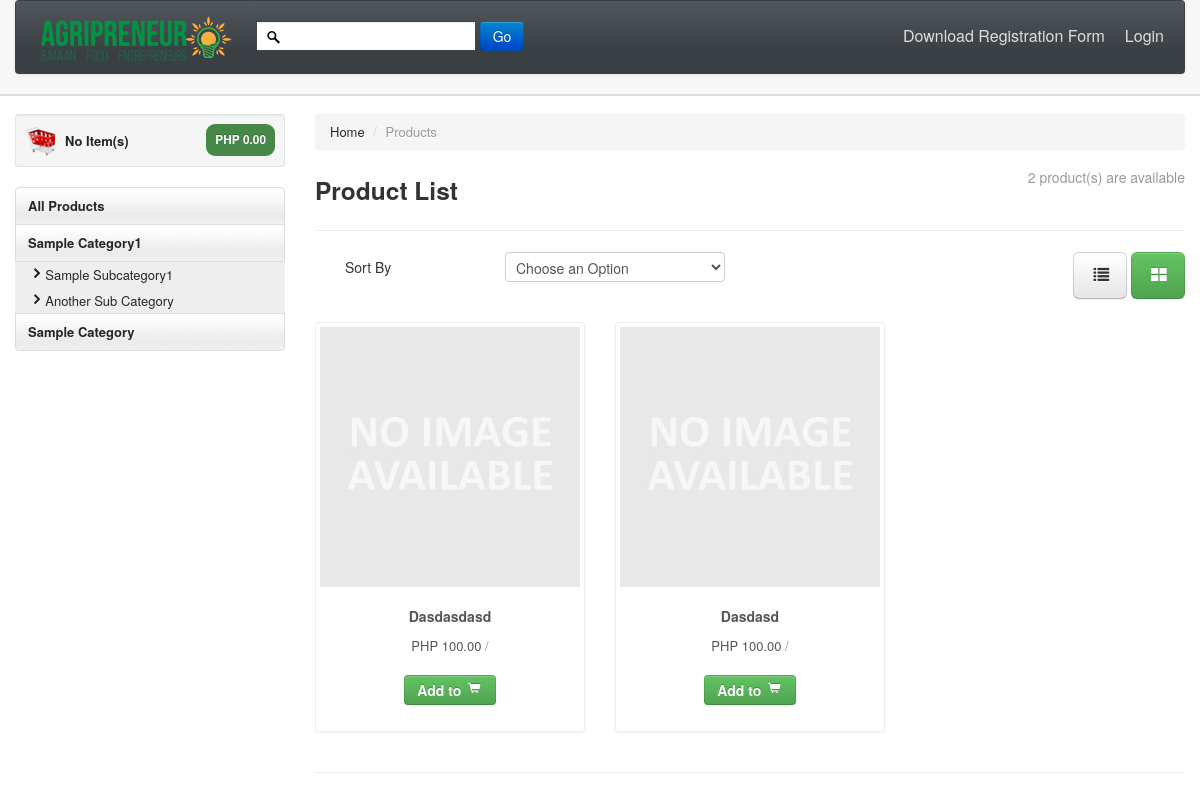
The page /index.php/shop/show_all_products on the database as committed earlier.
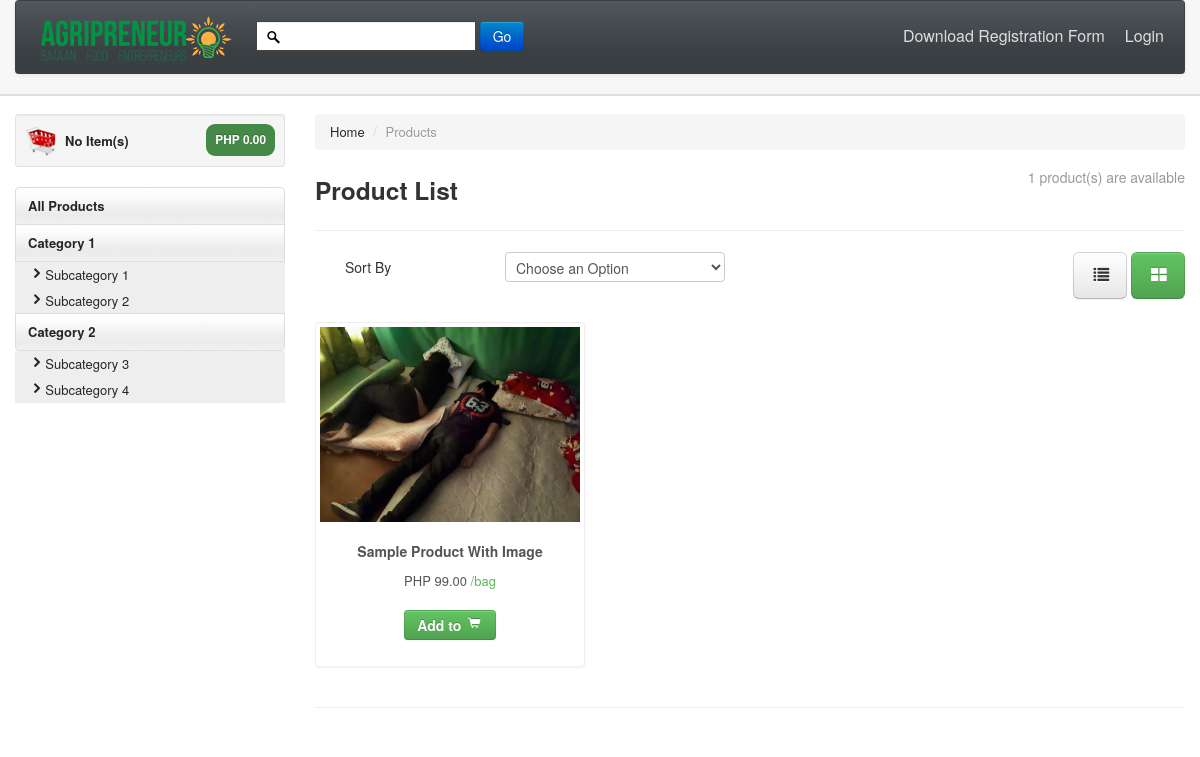
The same page on the database as committed later.
### tables this page shows
CREATE TABLE `tbl_category` (
  `category_id` int(11) NOT NULL,
  `category_name` varchar(255) NOT NULL,
  `category_identifier` varchar(255) NOT NULL,
  `category_status` int(11) NOT NULL,
  `timestamp_created` timestamp NOT NULL DEFAULT CURRENT_TIMESTAMP,
  `timestamp_update` timestamp NOT NULL DEFAULT '0000-00-00 00:00:00' ON UPDATE CURRENT_TIMESTAMP
);

CREATE TABLE `tbl_sub_category` (
  `subcategory_id` int(11) NOT NULL,
  `category_id` int(11) NOT NULL,
  `subcategory_name` varchar(255) NOT NULL,
  `subcategory_identifier` varchar(255) NOT NULL,
  `subcategory_status` int(11) NOT NULL,
  `timestamp_create` timestamp NOT NULL DEFAULT CURRENT_TIMESTAMP,
  `timestampe_update` timestamp NOT NULL DEFAULT '0000-00-00 00:00:00' ON UPDATE CURRENT_TIMESTAMP
);

CREATE TABLE `tbl_product_category` (
  `id` int(11) NOT NULL,
  `category_id` int(11) NOT NULL,
  `subcategory_id` int(11) NOT NULL,
  `product_id` int(11) NOT NULL,
  `timestamp_created` timestamp NOT NULL DEFAULT CURRENT_TIMESTAMP,
  `timestamp_updated` timestamp NOT NULL DEFAULT '0000-00-00 00:00:00' ON UPDATE CURRENT_TIMESTAMP
);

CREATE TABLE `tbl_products` (
  `product_id` int(11) NOT NULL,
  `user_id` int(11) NOT NULL,
  `image` varchar(255) NOT NULL,
  `name` varchar(255) NOT NULL,
  `quantity` int(11) NOT NULL,
  `unit` varchar(255) NOT NULL,
  `price` int(11) NOT NULL,
  `harvest_date` varchar(255) NOT NULL,
  `availability` varchar(255) NOT NULL,
  `description` text NOT NULL,
  `timestamp_created` timestamp NOT NULL DEFAULT CURRENT_TIMESTAMP,
  `timestamp_updated` timestamp NOT NULL DEFAULT '0000-00-00 00:00:00' ON UPDATE CURRENT_TIMESTAMP,
  `status` int(11) DEFAULT '0'
);

CREATE TABLE `tbl_unit` (
  `unit_id` int(11) NOT NULL,
  `unit_name` varchar(255) NOT NULL,
  `unit_identifier` varchar(255) NOT NULL,
  `status` int(11) NOT NULL,
  `timestamp_created` timestamp NOT NULL DEFAULT CURRENT_TIMESTAMP,
  `timestamp_updated` timestamp NOT NULL DEFAULT '0000-00-00 00:00:00' ON UPDATE CURRENT_TIMESTAMP
);

### application/libraries/Template.php (called while the page is built, shortened)
<?php
class Template {
    var $use_template = '';
    var $use_template_file = '';
    var $template_data = array();
	var $CI;
	function __construct(){
		$this->CI =& get_instance();
	}
	function set_title($title){
		$this->template_data['title'] = $title;
	}
	function set_additional_css($css_set){
        $this->template_data['additional_css'] = $css_set;
    }
    function set_additional_js($js_set){
        $this->template_data['add_js'] = $js_set;
    }
    public function set_template($name,$file="template"){
        $this->use_template = $name;
        $this->use_template_file = $file;
    }
    public function load_sub($key,$value){
        if(is_array($key)){
            $this->template_data = $key;
        }else{
            $this->template_data[$key] = $value;
        }
    }
    public function load($path){
        $content = $this->CI->load->view($path,$this->template_data,true);
        $this->template_data["content"] = $content;
        $template_path = $this->use_template . "/" . $this->use_template_file;
        $this->CI->load->view("templates/".$template_path,$this->template_data);
    }
}

### application/controllers/Shop.php (called while the page is built, shortened)
<?php
class Shop extends CI_Controller {
    function __construct(){
        $styles = array(
		);
		$js = array(
            'assets/user/js/login.js',
			'assets/user/js/register.js',
			'assets/user/js/shop.js'
		);
		$this->template->set_additional_css($styles);
		$this->template->set_additional_js($js);
        $this->template->set_title('AGRIPRENEUR');
        $this->template->set_template('shop');
    }
    function show_all_products()
    {
        $this->template->load_sub("products", $this->product_model->get_all_products());
        $this->template->load_sub("categories", $this->user_model->get_categories_data());
        $this->template->load('shop/products');
    }
}

### index.php (called while the page is built, shortened)
<?php
require_once BASEPATH.'core/CodeIgniter.php';

### application/models/User_model.php (called while the page is built, shortened)
<?php
class User_model extends CI_Model {
    function get_categories_data()
    {
        $this->db->select('*');
        $this->db->from('tbl_category');
        $this->db->where('category_status', '1');
        $category = $this->db->get();
        if($category->num_rows()){
            foreach ($category->result() as $item) {
                $this->db->select('*');
                $this->db->from('tbl_sub_category');
                $this->db->where('category_id', $item->category_id);
                $subcategory = $this->db->get();
                $_subcategory = $subcategory->result();
                $item->subcategory = $_subcategory;
            }
            return $category->result();
         }
        return [];
    }
}

### application/models/Product_model.php (called while the page is built, shortened)
<?php
class Product_model extends CI_Model {
    function get_all_products()
    {
        $filter = '';
        if(!empty($filter)){
            if($filter == 'date_asc'){
                $query = $this->db->query("
                    SELECT
                    pc.category_id,
                    pc.subcategory_id,
                    p.*,
                    u.unit_identifier
                    FROM tbl_product_category pc
                    LEFT JOIN tbl_products p
                    ON pc.product_id = p.product_id
                    LEFT JOIN tbl_unit u
                    ON p.unit = u.unit_id
                    AND p.status = 1
                        ORDER BY timestamp_created ASC
                    ");
            }elseif($filter == 'date_desc'){
                $query = $this->db->query("
                    SELECT
                    pc.category_id,
                    pc.subcategory_id,
                    p.*,
                    u.unit_identifier
                    FROM tbl_product_category pc
                    LEFT JOIN tbl_products p
                    ON pc.product_id = p.product_id
                    LEFT JOIN tbl_unit u
                    ON p.unit = u.unit_id
                    AND p.status = 1
                        ORDER BY timestamp_created DESC
                    ");
            }elseif($filter == 'name_asc'){
                $query = $this->db->query("
                    SELECT
                    pc.category_id,
                    pc.subcategory_id,
                    p.*,
                    u.unit_identifier
                    FROM tbl_product_category pc
                    LEFT JOIN tbl_products p
                    ON pc.product_id = p.product_id
                    LEFT JOIN tbl_unit u
                    ON p.unit = u.unit_id
                    AND p.status = 1
                        ORDER BY name ASC
                    ");
            }elseif($filter == 'name_desc'){
                $query = $this->db->query("
                    SELECT
                    pc.category_id,
                    pc.subcategory_id,
                    p.*,
                    u.unit_identifier
                    FROM tbl_product_category pc
                    LEFT JOIN tbl_products p
                    ON pc.product_id = p.product_id
                    LEFT JOIN tbl_unit u
                    ON p.unit = u.unit_id
                    AND p.status = 1
                        ORDER BY name DESC
                    ");
            }elseif($filter == 'price_asc'){
                $query = $this->db->query("
                    SELECT
                    pc.category_id,
                    pc.subcategory_id,
                    p.*,
                    u.unit_identifier
                    FROM tbl_product_category pc
                    LEFT JOIN tbl_products p
                    ON pc.product_id = p.product_id
                    LEFT JOIN tbl_unit u
                    ON p.unit = u.unit_id
                    AND p.status = 1
                        ORDER BY price ASC
                    ");
            }elseif($filter == 'price_desc'){
                $query = $this->db->query("
                SELECT
                        pc.category_id,
                        pc.subcategory_id,
                        p.*,
                        u.unit_identifier
                        FROM tbl_product_category pc
                        LEFT JOIN tbl_products p
                        ON pc.product_id = p.product_id
                        LEFT JOIN tbl_unit u
                        ON p.unit = u.unit_id
                        AND p.status = 1
                        ORDER BY price DESC
                    ");
            }
        }else{
            $query = $this->db->query("
            SELECT
                    pc.category_id,
                    pc.subcategory_id,
                    p.*,
                    u.unit_identifier
                FROM tbl_product_category pc
                LEFT JOIN tbl_products p
                ON pc.product_id = p.product_id
                LEFT JOIN tbl_unit u
                ON p.unit = u.unit_id
                AND p.status = 1
            ");
        }
        if($query->num_rows() > 0){
            return $query->result();
        }
        return [];
    }
}

### application/views/shop/products.php (the view, shortened to what the rows shown need)
<div id="mainBody">
	<div class="container">
		<div class="row">
			<?php $this->load->view('shop/sidebar'); ?>
			<div class="span9">
                <?php
                    if(!empty($products))
                    {
                        ?>
                            <br class="clr" />
                            <div class="tab-content">
                                <div class="tab-pane  active" id="blockView">
                                    <ul class="thumbnails">
                                        <?php
                                            foreach ($products as $product) {
                                                ?>
                                            <li class="span3">
                                                <div class="thumbnail">
                                                    <a href="<?php echo base_url() ;?>shop/product/<?php echo $product->product_id ;?>">
                                                        <img
                                                            <?php
                                                                if (!empty($product->image)) {
                                                                    ?>
                                                                        src="<?php echo base_url();?>uploads/products/<?php echo $product->image; ?>"
                                                                    <?php
                                                                }else{
                                                                    ?>
                                                                        src="<?php echo base_url();?>uploads/no-image.jpg"
                                                                    <?php
                                                                }
                                                                    ?> alt="<?php echo ucfirst($product->image); ?>"
                                                        />
                                                    </a>
                                                    <div class="caption">
                                                        <h5>
                                                            <?php echo ucfirst($product->name); ?>
                                                        </h5>
                                                        <p>
                                                            PHP
                                                            <?php echo number_format($product->price,2); ?>
                                                            <span style="color:#5bb75b">/<?php echo $product->unit_identifier ?>
                                                        </p>
                                                        <h4 style="text-align:center">
                                                            <a class="btn btn-success" href="<?php echo base_url() ;?>shop/product/<?php echo $product->product_id ;?>">Add to
                                                                <i class="icon-shopping-cart"></i>
                                                            </a>
                                                        </h4>
                                                    </div>
                                                </div>
                                            </li>
                                            <?php
                                                        }
                                                    ?>
                                    </ul>
                                </div>
                            </div>
                        <?php
                    }else{
                        ?>
                            <h4>No products found</h4>
                        <?php
                    }
                ?>
			</div>
		</div>
	</div>
</div>

### application/views/shop/sidebar.php (shortened to what the rows shown need)
<div id="sidebar" class="span3">
	<ul id="sideManu" class="nav nav-tabs nav-stacked" style="display:inline;">
		<?php
		foreach ($categories as $category) {
			?>
				<li class="subMenu">
					<a><?php echo $category->category_name; ?></a>
					<ul>
						<?php foreach($category->subcategory as $_subcat) : ?>
						<li>
							<a href="<?php echo base_url();?>products/cat/<?php echo $category->category_id ;?>/sub/<?php echo $_subcat->subcategory_id ?>"><i class="icon-chevron-right"></i><?php echo ucfirst($_subcat->subcategory_name) ?></a>
						</li>
						<?php endforeach;?>
					</ul>
				</li>
			<?php
		}
		?>
	</ul>
	<br/>
</div>

Rows that differ between the two databases and show on the page:
removed tbl_product_category: product.name "Dasdasdasd", product.price "100.00"
removed tbl_product_category: product.name "Dasdasd", product.price "100.00"
changed tbl_category: category_name "Sample Category1" → "Category 1"
changed tbl_sub_category: subcategory_name "Sample Subcategory1" → "Subcategory 1"
changed tbl_sub_category: subcategory_name "Another Sub Category" → "Subcategory 2"
changed tbl_category: category_name "Sample Category" → "Category 2"
added tbl_sub_category: subcategory_name "Subcategory 3", shown under tbl_category "Category 2"
added tbl_sub_category: subcategory_name "Subcategory 4", shown under tbl_category "Category 2"
added tbl_product_category: product.image (picture), product.name "Sample Product With Image", product.price "99.00", tbl_unit.unit_identifier "bag"
Other text that changed with them:
count($products): "2" → "1"
